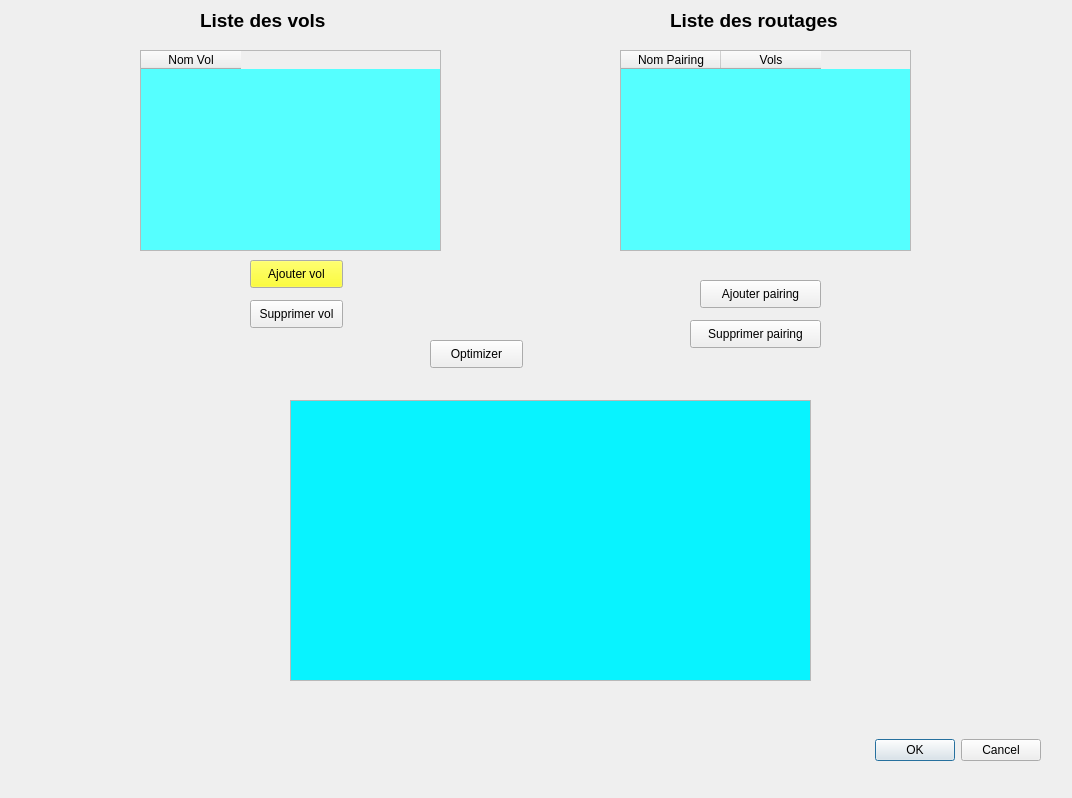
<?xml version="1.0" encoding="UTF-8"?>
<ui version="4.0">
 <class>Dialog</class>
 <widget class="QDialog" name="Dialog">
  <property name="geometry">
   <rect>
    <x>0</x>
    <y>0</y>
    <width>1072</width>
    <height>798</height>
   </rect>
  </property>
  <property name="palette">
   <palette>
    <active>
     <colorrole role="Base">
      <brush brushstyle="SolidPattern">
       <color alpha="255">
        <red>1</red>
        <green>255</green>
        <blue>247</blue>
       </color>
      </brush>
     </colorrole>
    </active>
    <inactive>
     <colorrole role="Base">
      <brush brushstyle="SolidPattern">
       <color alpha="255">
        <red>1</red>
        <green>255</green>
        <blue>247</blue>
       </color>
      </brush>
     </colorrole>
    </inactive>
    <disabled>
     <colorrole role="Base">
      <brush brushstyle="SolidPattern">
       <color alpha="255">
        <red>240</red>
        <green>240</green>
        <blue>240</blue>
       </color>
      </brush>
     </colorrole>
    </disabled>
   </palette>
  </property>
  <property name="windowTitle">
   <string>Dialog</string>
  </property>
  <widget class="QDialogButtonBox" name="buttonBox">
   <property name="geometry">
    <rect>
     <x>590</x>
     <y>720</y>
     <width>451</width>
     <height>61</height>
    </rect>
   </property>
   <property name="orientation">
    <enum>Qt::Horizontal</enum>
   </property>
   <property name="standardButtons">
    <set>QDialogButtonBox::Cancel|QDialogButtonBox::Ok</set>
   </property>
  </widget>
  <widget class="QTableWidget" name="flightsTable">
   <property name="geometry">
    <rect>
     <x>140</x>
     <y>50</y>
     <width>301</width>
     <height>201</height>
    </rect>
   </property>
   <property name="palette">
    <palette>
     <active>
      <colorrole role="Base">
       <brush brushstyle="SolidPattern">
        <color alpha="255">
         <red>85</red>
         <green>255</green>
         <blue>255</blue>
        </color>
       </brush>
      </colorrole>
     </active>
     <inactive>
      <colorrole role="Base">
       <brush brushstyle="SolidPattern">
        <color alpha="255">
         <red>85</red>
         <green>255</green>
         <blue>255</blue>
        </color>
       </brush>
      </colorrole>
     </inactive>
     <disabled>
      <colorrole role="Base">
       <brush brushstyle="SolidPattern">
        <color alpha="255">
         <red>240</red>
         <green>240</green>
         <blue>240</blue>
        </color>
       </brush>
      </colorrole>
     </disabled>
    </palette>
   </property>
   <column>
    <property name="text">
     <string>Nom Vol</string>
    </property>
   </column>
  </widget>
  <widget class="QTableWidget" name="pairingsTable">
   <property name="geometry">
    <rect>
     <x>620</x>
     <y>50</y>
     <width>291</width>
     <height>201</height>
    </rect>
   </property>
   <property name="palette">
    <palette>
     <active>
      <colorrole role="Base">
       <brush brushstyle="SolidPattern">
        <color alpha="255">
         <red>85</red>
         <green>255</green>
         <blue>255</blue>
        </color>
       </brush>
      </colorrole>
     </active>
     <inactive>
      <colorrole role="Base">
       <brush brushstyle="SolidPattern">
        <color alpha="255">
         <red>85</red>
         <green>255</green>
         <blue>255</blue>
        </color>
       </brush>
      </colorrole>
     </inactive>
     <disabled>
      <colorrole role="Base">
       <brush brushstyle="SolidPattern">
        <color alpha="255">
         <red>240</red>
         <green>240</green>
         <blue>240</blue>
        </color>
       </brush>
      </colorrole>
     </disabled>
    </palette>
   </property>
   <column>
    <property name="text">
     <string>Nom Pairing</string>
    </property>
   </column>
   <column>
    <property name="text">
     <string>Vols</string>
    </property>
   </column>
  </widget>
  <widget class="QPushButton" name="optimizeButton">
   <property name="geometry">
    <rect>
     <x>430</x>
     <y>340</y>
     <width>93</width>
     <height>28</height>
    </rect>
   </property>
   <property name="text">
    <string>Optimizer</string>
   </property>
  </widget>
  <widget class="QTableWidget" name="resultTable">
   <property name="geometry">
    <rect>
     <x>290</x>
     <y>400</y>
     <width>521</width>
     <height>281</height>
    </rect>
   </property>
   <property name="palette">
    <palette>
     <active>
      <colorrole role="Base">
       <brush brushstyle="SolidPattern">
        <color alpha="255">
         <red>8</red>
         <green>243</green>
         <blue>255</blue>
        </color>
       </brush>
      </colorrole>
     </active>
     <inactive>
      <colorrole role="Base">
       <brush brushstyle="SolidPattern">
        <color alpha="255">
         <red>8</red>
         <green>243</green>
         <blue>255</blue>
        </color>
       </brush>
      </colorrole>
     </inactive>
     <disabled>
      <colorrole role="Base">
       <brush brushstyle="SolidPattern">
        <color alpha="255">
         <red>240</red>
         <green>240</green>
         <blue>240</blue>
        </color>
       </brush>
      </colorrole>
     </disabled>
    </palette>
   </property>
  </widget>
  <widget class="QPushButton" name="addFlightButton">
   <property name="geometry">
    <rect>
     <x>250</x>
     <y>260</y>
     <width>93</width>
     <height>28</height>
    </rect>
   </property>
   <property name="palette">
    <palette>
     <active>
      <colorrole role="Button">
       <brush brushstyle="SolidPattern">
        <color alpha="255">
         <red>255</red>
         <green>255</green>
         <blue>0</blue>
        </color>
       </brush>
      </colorrole>
      <colorrole role="Base">
       <brush brushstyle="SolidPattern">
        <color alpha="255">
         <red>254</red>
         <green>255</green>
         <blue>155</blue>
        </color>
       </brush>
      </colorrole>
     </active>
     <inactive>
      <colorrole role="Button">
       <brush brushstyle="SolidPattern">
        <color alpha="255">
         <red>255</red>
         <green>255</green>
         <blue>0</blue>
        </color>
       </brush>
      </colorrole>
      <colorrole role="Base">
       <brush brushstyle="SolidPattern">
        <color alpha="255">
         <red>254</red>
         <green>255</green>
         <blue>155</blue>
        </color>
       </brush>
      </colorrole>
     </inactive>
     <disabled>
      <colorrole role="Button">
       <brush brushstyle="SolidPattern">
        <color alpha="255">
         <red>255</red>
         <green>255</green>
         <blue>0</blue>
        </color>
       </brush>
      </colorrole>
      <colorrole role="Base">
       <brush brushstyle="SolidPattern">
        <color alpha="255">
         <red>240</red>
         <green>240</green>
         <blue>240</blue>
        </color>
       </brush>
      </colorrole>
     </disabled>
    </palette>
   </property>
   <property name="text">
    <string>Ajouter vol</string>
   </property>
  </widget>
  <widget class="QPushButton" name="addPairingButton">
   <property name="geometry">
    <rect>
     <x>700</x>
     <y>280</y>
     <width>121</width>
     <height>28</height>
    </rect>
   </property>
   <property name="text">
    <string>Ajouter pairing</string>
   </property>
  </widget>
  <widget class="QPushButton" name="removeFlightButton">
   <property name="geometry">
    <rect>
     <x>250</x>
     <y>300</y>
     <width>93</width>
     <height>28</height>
    </rect>
   </property>
   <property name="palette">
    <palette>
     <active>
      <colorrole role="Base">
       <brush brushstyle="SolidPattern">
        <color alpha="255">
         <red>254</red>
         <green>255</green>
         <blue>155</blue>
        </color>
       </brush>
      </colorrole>
     </active>
     <inactive>
      <colorrole role="Base">
       <brush brushstyle="SolidPattern">
        <color alpha="255">
         <red>254</red>
         <green>255</green>
         <blue>155</blue>
        </color>
       </brush>
      </colorrole>
     </inactive>
     <disabled>
      <colorrole role="Base">
       <brush brushstyle="SolidPattern">
        <color alpha="255">
         <red>240</red>
         <green>240</green>
         <blue>240</blue>
        </color>
       </brush>
      </colorrole>
     </disabled>
    </palette>
   </property>
   <property name="text">
    <string>Supprimer vol</string>
   </property>
  </widget>
  <widget class="QPushButton" name="removePairingButton">
   <property name="geometry">
    <rect>
     <x>690</x>
     <y>320</y>
     <width>131</width>
     <height>28</height>
    </rect>
   </property>
   <property name="text">
    <string>Supprimer pairing</string>
   </property>
  </widget>
  <widget class="QLabel" name="label">
   <property name="geometry">
    <rect>
     <x>200</x>
     <y>-10</y>
     <width>221</width>
     <height>61</height>
    </rect>
   </property>
   <property name="palette">
    <palette>
     <active>
      <colorrole role="Base">
       <brush brushstyle="SolidPattern">
        <color alpha="255">
         <red>186</red>
         <green>186</green>
         <blue>186</blue>
        </color>
       </brush>
      </colorrole>
     </active>
     <inactive>
      <colorrole role="Base">
       <brush brushstyle="SolidPattern">
        <color alpha="255">
         <red>186</red>
         <green>186</green>
         <blue>186</blue>
        </color>
       </brush>
      </colorrole>
     </inactive>
     <disabled>
      <colorrole role="Base">
       <brush brushstyle="SolidPattern">
        <color alpha="255">
         <red>240</red>
         <green>240</green>
         <blue>240</blue>
        </color>
       </brush>
      </colorrole>
     </disabled>
    </palette>
   </property>
   <property name="font">
    <font>
     <pointsize>14</pointsize>
     <weight>75</weight>
     <bold>true</bold>
    </font>
   </property>
   <property name="text">
    <string>Liste des vols</string>
   </property>
  </widget>
  <widget class="QLabel" name="label_2">
   <property name="geometry">
    <rect>
     <x>670</x>
     <y>-10</y>
     <width>221</width>
     <height>61</height>
    </rect>
   </property>
   <property name="palette">
    <palette>
     <active>
      <colorrole role="Base">
       <brush brushstyle="SolidPattern">
        <color alpha="255">
         <red>186</red>
         <green>186</green>
         <blue>186</blue>
        </color>
       </brush>
      </colorrole>
     </active>
     <inactive>
      <colorrole role="Base">
       <brush brushstyle="SolidPattern">
        <color alpha="255">
         <red>186</red>
         <green>186</green>
         <blue>186</blue>
        </color>
       </brush>
      </colorrole>
     </inactive>
     <disabled>
      <colorrole role="Base">
       <brush brushstyle="SolidPattern">
        <color alpha="255">
         <red>240</red>
         <green>240</green>
         <blue>240</blue>
        </color>
       </brush>
      </colorrole>
     </disabled>
    </palette>
   </property>
   <property name="font">
    <font>
     <pointsize>14</pointsize>
     <weight>75</weight>
     <bold>true</bold>
    </font>
   </property>
   <property name="text">
    <string>Liste des routages</string>
   </property>
  </widget>
 </widget>
 <resources/>
 <connections>
  <connection>
   <sender>buttonBox</sender>
   <signal>accepted()</signal>
   <receiver>Dialog</receiver>
   <slot>accept()</slot>
   <hints>
    <hint type="sourcelabel">
     <x>248</x>
     <y>254</y>
    </hint>
    <hint type="destinationlabel">
     <x>157</x>
     <y>274</y>
    </hint>
   </hints>
  </connection>
  <connection>
   <sender>buttonBox</sender>
   <signal>rejected()</signal>
   <receiver>Dialog</receiver>
   <slot>reject()</slot>
   <hints>
    <hint type="sourcelabel">
     <x>316</x>
     <y>260</y>
    </hint>
    <hint type="destinationlabel">
     <x>286</x>
     <y>274</y>
    </hint>
   </hints>
  </connection>
 </connections>
</ui>
